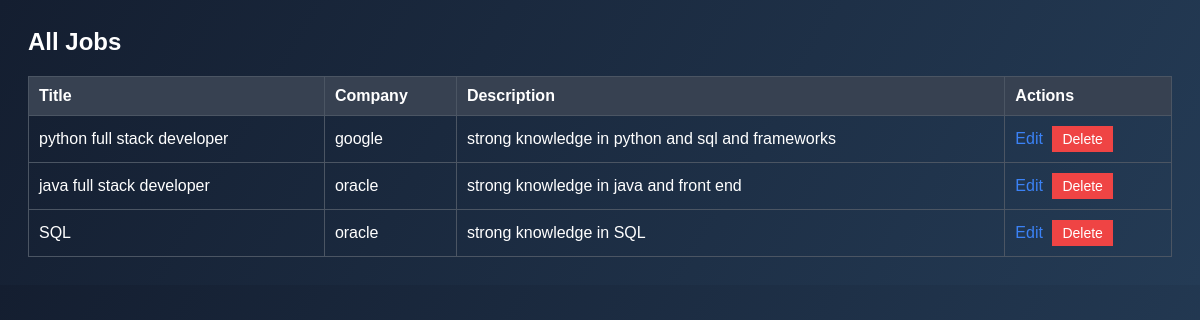
Before: /jobs/ (signed in) with the older database file.
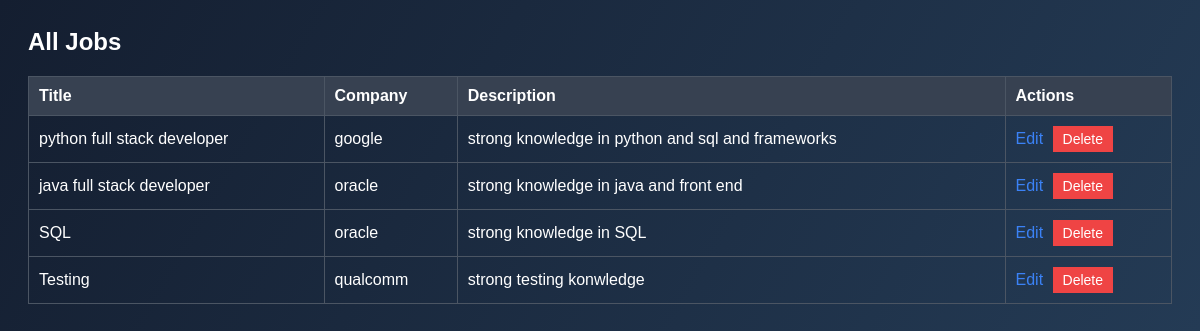
After: the same page with the newer database file.
### jobs/models.py (models this page shows, shortened)
class Job(models.Model):
    title=models.CharField(max_length=100)
    company=models.CharField(max_length=100)
    description=models.TextField()
    recruiter=models.ForeignKey(User,on_delete=models.CASCADE)
    created_at=models.DateTimeField(auto_now_add=True)

### jobs/views.py (the view)
# urls.py: path('',job_list,name='job_list'),
@login_required
def job_list(request):
    jobs = Job.objects.all()
    return render(request, "jobs/job_list.html", {"jobs": jobs})

### jobs/templates/jobs/job_list.html (shortened to what this page needs)
<!DOCTYPE html>
<html>
<head>
    {% load static %}
    <link rel="stylesheet" href="{% static 'jobs/css/jobs.css' %}">
</head>
<body>
<h2>All Jobs</h2>
<table>
    <thead>
        <tr>
            <th>Title</th>
            <th>Company</th>
            <th>Description</th>
            <th>Actions</th>
        </tr>
    </thead>
    <tbody>
        {% for job in jobs %}
            <tr>
                <td>{{ job.title }}</td>
                <td>{{ job.company }}</td>
                <td>{{ job.description }}</td>
                <td>
                    <a href="{% url 'edit_job' job.id %}">Edit</a>
                    <form method="post" action="{% url 'delete_job' job.id %}" style="display:inline;">
                        <button type="submit" onclick="return confirm('Are you sure you want to delete this job?');">
                            Delete
                        </button>
                    </form>
                </td>
            </tr>
        {% empty %}
            <tr>
                <td colspan="4">No jobs available.</td>
            </tr>
        {% endfor %}
    </tbody>
</table>
</body>
</html>

Changed rows visible on the page:
added Job: title "Testing", company "qualcomm", description "strong testing konwledge"
